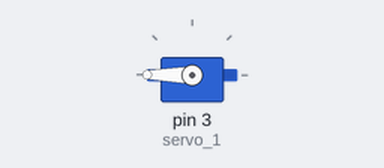
A sketch run on a simulated Arduino Uno, built with avr-gcc and run on an emulated ATmega328P. On the bench: servo.

Above: at 0.05 s.
At 2.0 s:
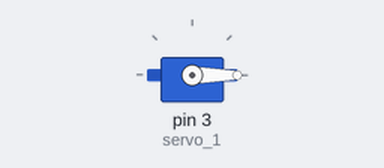
Timing chart, 0 to 6.9 s (numbered marks = the images above):
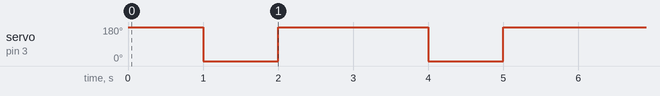

Measured:
- by itself, servo on pin 3 (servo_1): alternates 180° for 2.0 s and 0° for 1.0 s

The sketch:

PROJECT-6.ino
```cpp
#include<Servo.h>
Servo servo_1;
void setup() {
  servo_1.attach(3);

}

void loop() {
  servo_1.write(180);
  delay(1000);
  servo_1.write(0);
  delay(1000);
  servo_1.write(180);
  delay(1000);
   servo_1.write(0);

}
```
